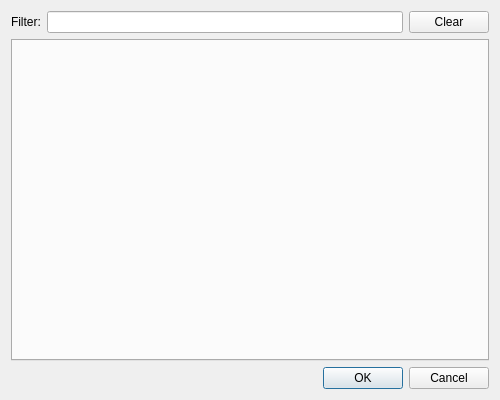
<?xml version="1.0" encoding="UTF-8"?>
<ui version="4.0">
 <class>EntityBrowserWindow</class>
 <widget class="QWidget" name="EntityBrowserWindow">
  <property name="windowModality">
   <enum>Qt::ApplicationModal</enum>
  </property>
  <property name="geometry">
   <rect>
    <x>0</x>
    <y>0</y>
    <width>500</width>
    <height>400</height>
   </rect>
  </property>
  <property name="windowTitle">
   <string>Entity Browser</string>
  </property>
  <layout class="QVBoxLayout" name="verticalLayout">
   <item>
    <layout class="QHBoxLayout" name="horizontalLayout">
     <item>
      <widget class="QLabel" name="label_filter">
       <property name="text">
        <string>Filter:</string>
       </property>
      </widget>
     </item>
     <item>
      <widget class="QLineEdit" name="lineedit_filter"/>
     </item>
     <item>
      <widget class="QPushButton" name="pushbutton_clear_filter">
       <property name="text">
        <string>Clear</string>
       </property>
      </widget>
     </item>
    </layout>
   </item>
   <item>
    <widget class="QTabWidget" name="tab_widget">
     <property name="currentIndex">
      <number>-1</number>
     </property>
    </widget>
   </item>
   <item>
    <widget class="QDialogButtonBox" name="buttonbox">
     <property name="standardButtons">
      <set>QDialogButtonBox::Cancel|QDialogButtonBox::Ok</set>
     </property>
    </widget>
   </item>
  </layout>
 </widget>
 <resources/>
 <connections/>
</ui>
